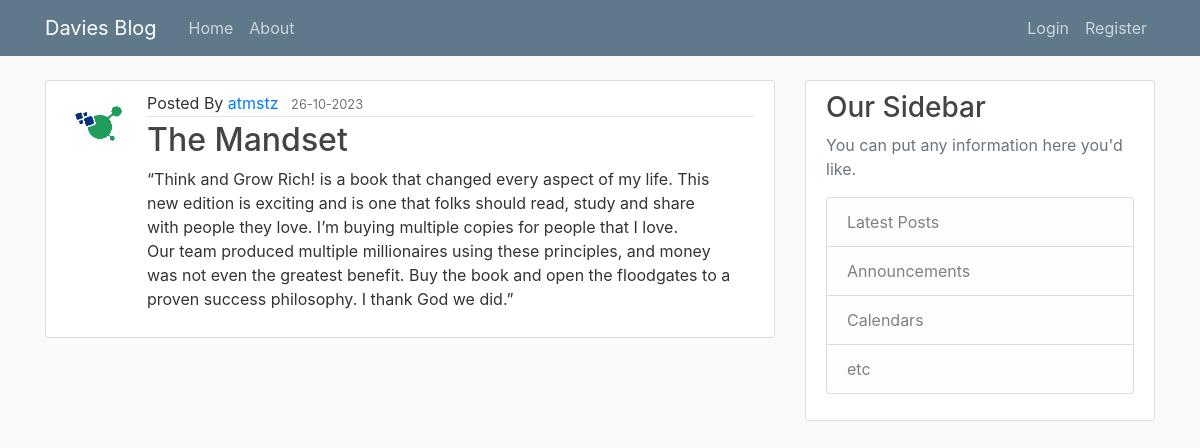
The page /post/25 on the database its author committed.
### DaviesBlog/models.py (models this page shows, shortened)
class User(db.Model, UserMixin):
    id = db.Column(db.Integer, primary_key=True)
    username = db.Column(db.String(20), unique=True, nullable=False)
    email = db.Column(db.String(120), unique=True, nullable=False)
    image_file = db.Column(db.String(20), nullable=False, default='default.jpg')
    password = db.Column(db.String(60), nullable=False)
    posts = db.relationship('Post', backref='author', lazy=True)

class Post(db.Model, UserMixin):
    id = db.Column(db.Integer, primary_key=True)
    title = db.Column(db.String(100), nullable=False)
    date_posted = db.Column(db.DateTime, nullable=False, default=datetime.utcnow)
    content = db.Column(db.Text, nullable=False)
    user_id = db.Column(db.Integer, db.ForeignKey('user.id'), nullable=False)

### DaviesBlog/posts/routes.py (the view)
@posts.route("/post/<int:post_id>", methods= ['GET', 'POST'])
def post(post_id):
    post= Post.query.get_or_404(post_id)
    return render_template('post.html', title=post.title, post=post)

### DaviesBlog/templates/post.html (shortened to what this page needs)
{% extends "layout.html" %}
    {% block content %}
        <article class="media content-section">
            <img class="rounded-circle article-img" src="{{ url_for('static', filename='profile_pics/' + post.author.image_file) }}" alt="">
            <div class="media-body">
                <div class="article-metadata">
                   Posted By <a class="mr-2" href="{{ url_for('users.user_posts', username=post.author.username) }}">{{ post.author.username }}</a>
                    <small class="text-muted">{{ post.date_posted.strftime('%d-%m-%Y ') }}</small>
                </div>
                <h2>{{ post.title }}</h2>
                <p class="article-content">{{ post.content }}</p>
            </div>
        </article>
    {% endblock content %}

### DaviesBlog/static/main.css (style rules this page uses)
body { background: #fafafa; color: #333333; margin-top: 5rem; }
h1, h2, h3, h4, h5, h6 { color: #444444; }
.content-section { background: #ffffff; padding: 10px 20px; border: 1px solid #dddddd; border-radius: 3px; margin-bottom: 20px; }
.article-content { white-space: pre-line; }
.article-img { height: 65px; width: 65px; margin-right: 16px; }
.article-metadata { padding-bottom: 1px; margin-bottom: 4px; border-bottom: 1px solid #e3e3e3 }

### rows shown on the page
User: image_file (picture), author.username "atmstz"
Post: date_posted "26-10-2023", title "The Mandset", content "“Think and Grow Rich! is a book that changed every aspect of my life. This new edition is exciting and is one that folks should read, study and share with people they love. I’m buying multiple copies for people that I love. Our team produced multiple millionaires using these principles, and money was not even the greatest benefit. Buy the book and open the floodgates to a proven success philosophy. I thank God we did.”"
